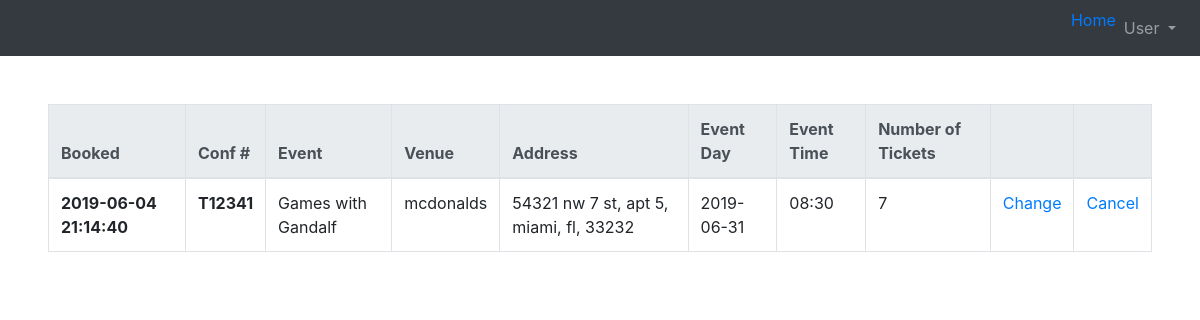
The app's page /my-reservations (signed in), older data.
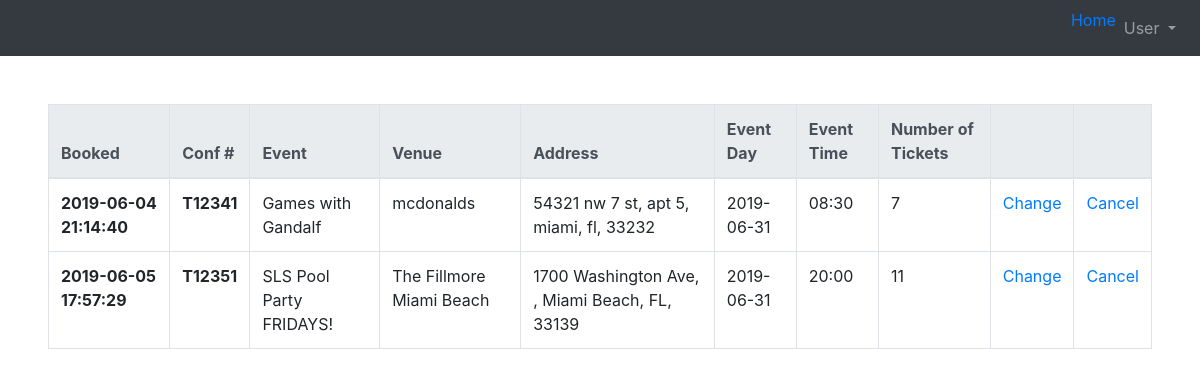
The same page, newer data.
### tables this page shows
CREATE TABLE 'transactions' ( tranID INTEGER PRIMARY KEY AUTOINCREMENT NOT NULL, userID INTEGER NOT NULL, eventID INTEGER NOT NULL, tickets INTEGER NOT NULL, 'time' timestamp NOT NULL DEFAULT CURRENT_TIMESTAMP);

CREATE TABLE 'events' ( eventID INTEGER PRIMARY KEY AUTOINCREMENT NOT NULL,'eventName' VARCHAR NOT NULL,'ticketsLeft' INTEGER NOT NULL,
  type VARCHAR NOT NULL,'startDate' date NOT NULL,'endDate' date NOT NULL,
  description VARCHAR NOT NULL,
  venueID INTEGER NOT NULL,
  adminID INTEGER NOT NULL
, 'endTime'  time NOT NULL  , 'startTime'  time NOT NULL  );

CREATE TABLE 'venues' ( venueID INTEGER PRIMARY KEY AUTOINCREMENT NOT NULL,'venueName' VARCHAR NOT NULL,
  capacity INTEGER NOT NULL,
  address1 VARCHAR NOT NULL,
  address2 VARCHAR NOT NULL,
  city VARCHAR NOT NULL,
  state CHAR(2) NOT NULL,
  zip CHAR(5) NOT NULL,
  adminID INTEGER NOT NULL
);

### application.py (the view)
@app.route("/my-reservations", methods=["GET"])
@login_required
def myReservations():
    userTickets = db.execute(userReservations, userID=session["user_id"])
    for tic in userTickets:
        confirmation = "T"
        tran = int(tic["tranID"]) + 12340
        confirmation = confirmation + str(tran)
        tic["confirmation"] = confirmation
    return render_template("my-reservations.html", userTickets=userTickets)

### application.py (called while the page is built)
@app.after_request
def after_request(response):
    response.headers["Cache-Control"] = "no-cache, no-store, must-revalidate"
    response.headers["Expires"] = 0
    response.headers["Pragma"] = "no-cache"
    return response

### helpers.py (called while the page is built)
def login_required(f):
    @wraps(f)
    def decorated_function(*args, **kwargs):
        if session.get("user_id") is None:
            return redirect("/login")
        return f(*args, **kwargs)
    return decorated_function

### templates/my-reservations.html (shortened to what this page needs)
{% extends "base.html" %}
{% block body %}
<table class="table table-bordered">
  <thead class="thead-light">
    <tr>
      <th scope="col">Booked</th>
      <th scope="col">Conf #</th>
      <th scope="col">Event</th>
      <th scope="col">Venue</th>
      <th scope="col">Address</th>
      <th scope="col">Event Day</th>
      <th scope="col">Event Time</th>
      <th scope="col">Number of Tickets</th>
      <th scope="col"></th>
      <th scope="col"></th>
    </tr>
  </thead>
  <tbody>
    {% for tic in userTickets %}
    <tr>
      <th scope="row">{{tic["time"]}}</th>
      <th scope="row">{{tic["confirmation"]}}</th>
      <td scope="row">{{tic["eventName"]}}</td>
      <td scope="row">{{tic["venueName"]}}</td>
      <td scope="row">{{tic["address1"]}}, {{tic["address2"]}}, {{tic["city"]}}, {{tic["state"]}}, {{tic["zip"]}}</td>
      <td scope="row">{{tic["startDate"]}}</td>
      <td scope="row">{{tic["startTime"]}}</td>
      <td scope="row">{{tic["tickets"]}}</td>
      <td scope="row"><a href="#">Change</a></td>
      <td scope="row"><a href="#">Cancel</a></td>
    </tr>
    {% endfor %}
  </tbody>
</table>
{%endblock %}

### templates/base.html (shortened to what this page needs)
 <!DOCTYPE html>
<html lang="en">
<head>
    <link rel="stylesheet" href="https://stackpath.bootstrapcdn.com/bootstrap/4.3.1/css/bootstrap.min.css"
>
</head>
</head>
<body>
    <main>
        <nav class="navbar navbar-expand-lg navbar-dark bg-dark">
      <div class="collapse navbar-collapse">
        <ul class="navbar-nav ml-auto">
          <li class="nav-item active"><a href="/">Home</a>
          <li class="nav-item active">
            <div class="nav-item dropdown">
              <a class="nav-link dropdown-toggle" href="#" id="navbarDropdown" role="button" data-toggle="dropdown" aria-haspopup="true" aria-expanded="false">
                User
              </a>
            </div>
          </li>
        </ul>
      </div>
      </nav>
    <div class="fluid-container m-5">{% block body %}{% endblock %}</div>
    </main>
</body>
</html>

Row changes from the older to the newer data that the page shows:
added transactions: time "2019-06-05 17:57:29", confirmation "T12351", eventName "SLS Pool Party FRIDAYS!", venueName "The Fillmore Miami Beach", address1 "1700 Washington Ave", city "Miami Beach", state "FL", zip "33139", startDate "2019-06-31", startTime "20:00", tickets "11"
